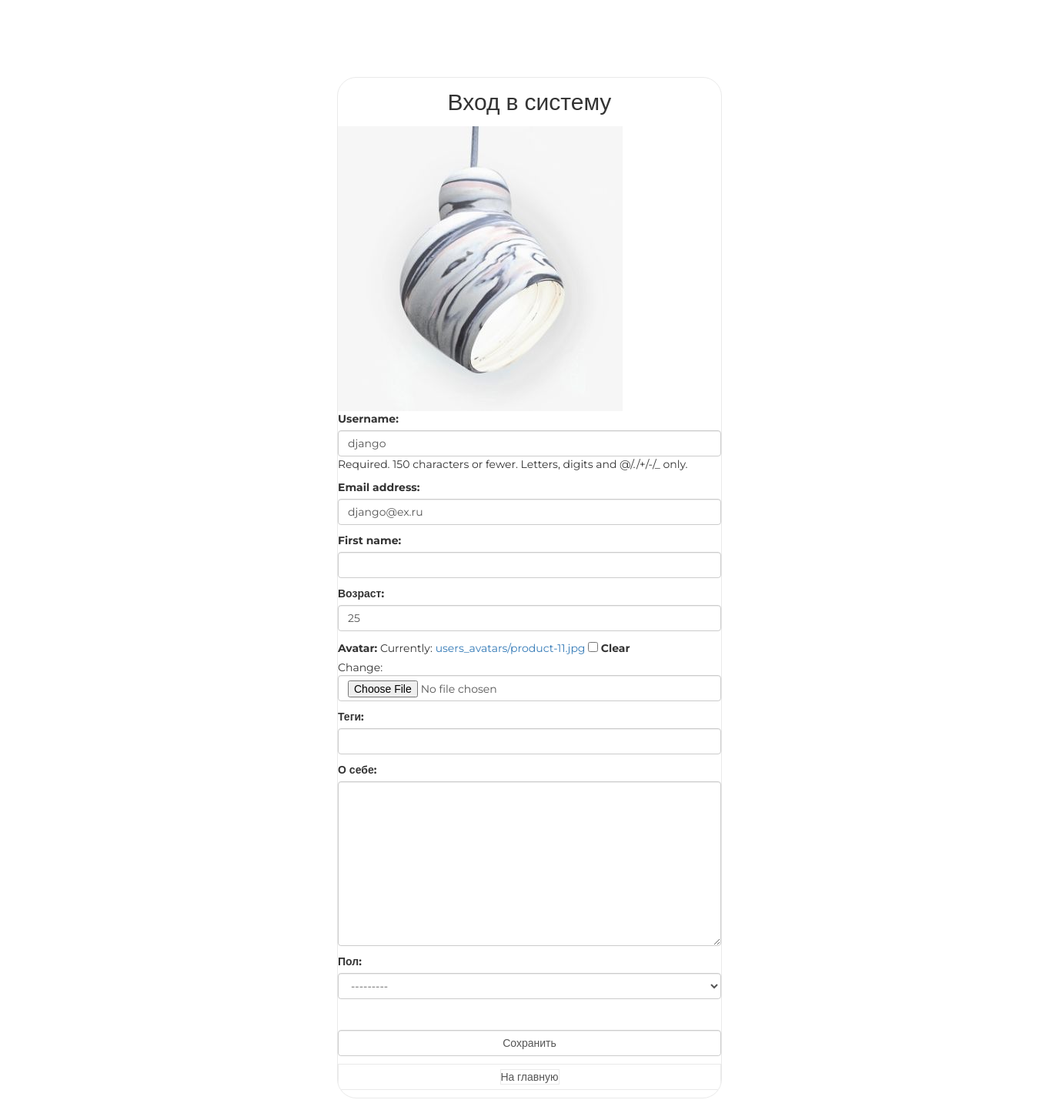
Screenshot of /auth/edit/ (signed in) with the database file from the repository.
### authapp/models.py (models this page shows, shortened)
class ShopUser(AbstractUser):
    avatar = models.ImageField(upload_to= 'users_avatars', blank=True)
    age = models.PositiveSmallIntegerField(verbose_name='Возраст', default=18)
    activation_key = models.CharField(max_length=128, blank=True)
    activation_key_expires = models.DateTimeField(auto_now_add=True, blank=True, null=True)

### authapp/views.py (the view)
# urls.py: path('edit/', authapp.edit, name='edit'),
def edit(request):
    if request.method == 'POST':
        edit_form = ShopUserEditForm(request.POST, request.FILES, instance=request.user)
        profile_form = ShopUserEditProfileForm(request.POST, instance=request.user.shopuserprofile)
        if edit_form.is_valid() and profile_form.is_valid():
            edit_form.save()
            return HttpResponseRedirect(reverse('auth:edit'))
    else:
        edit_form = ShopUserEditForm(instance=request.user)
        profile_form = ShopUserEditProfileForm(instance=request.user.shopuserprofile)
    content = {
        'title': 'Редактирование',
        'edit_form': edit_form,
        'profile_form': profile_form
    }
    return render(request, 'authapp/edit.html', content)

### authapp/forms.py (shortened to what this page needs)
class ShopUserEditForm(UserChangeForm):
    class Meta:
        model =ShopUser
        fields = ('username', 'email', 'first_name', 'age', 'avatar', 'password')
    def __init__(self, *args, **kwargs):
        super().__init__(*args, **kwargs)
        for field_name, field in self.fields.items():
            field.widget.attrs['class'] = 'form-control'
            if field_name == 'password':
                field.widget = forms.HiddenInput()

class ShopUserEditProfileForm(forms.ModelForm):
    class Meta:
        model = ShopUserProfile
        fields = ('tag_line', 'about_me','gender')
    def __init__(self, *args, **kwargs):
        super().__init__(*args, **kwargs)
        for field_name, field in self.fields.items():
            field.widget.attrs['class'] = 'form-control'

### mainapp/context_processors.py (called while the page is built)
def basket(request):
    basket_list = []
    if request.user.is_authenticated:
        basket_list = Basket.objects.filter(user=request.user)
    return {
        'basket': basket_list
    }

### authapp/templates/authapp/edit.html (shortened to what this page needs)
{% extends 'authapp/base.html' %}
{% load static %}
{% block content %}
    <div class="my">
    <img src="/media/{{ user.avatar }}">
    </div>
    <form class="form-horizontal" action="{% url 'auth:edit' %}" method="post" enctype="multipart/form-data">
        {{ edit_form.as_p }}
        {{ profile_form.as_p }}
        <br>
        <input class="form-control" type="submit" value="Сохранить">
    </form>
    <button class="btn btn-link form-control">
        <a href="{% url 'main' %}">
           На главную
        </a>
    </button>
{% endblock %}

### static/css/style.css (style rules this page uses)
* { margin: 0; padding: 0; }
body { font-family: 'Montserrat', sans-serif; }
html, body { height: 100%; }
.login .form-control[type="submit"] { margin: 10px auto; }
.login button { border: 1px solid #eaeaea; margin-bottom: 10px; text-decoration: none; display: block; width: 100%; }
.login button a, .login button a:hover { border: 1px solid #eaeaea; color: #555; text-decoration: none; }
.login form { margin-bottom: 10px; }

### rows the page displays
ShopUser: avatar (picture), username "django", email "django@ex.ru", age "25"
